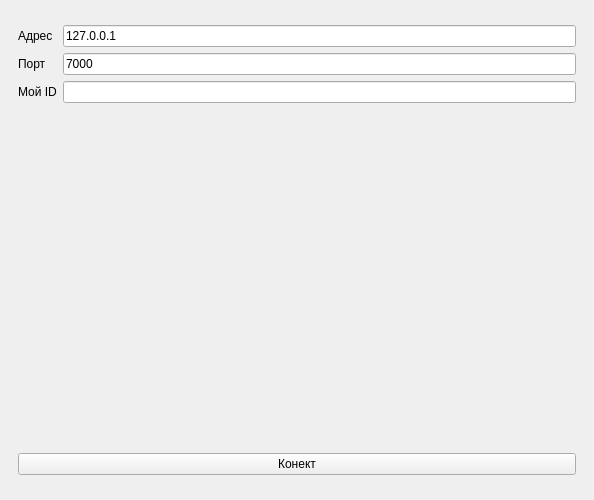
<?xml version="1.0" encoding="UTF-8"?>
<ui version="4.0">
 <class>MainWindow</class>
 <widget class="QMainWindow" name="MainWindow">
  <property name="geometry"><rect><x>0</x><y>0</y><width>450</width><height>500</height></rect></property>
  <widget class="QWidget" name="centralwidget">
   <layout class="QVBoxLayout">
    <item>
     <widget class="QStackedWidget" name="stackedWidget">
      <property name="currentIndex"><number>0</number></property>
      <widget class="QWidget" name="page_auth">
       <layout class="QVBoxLayout">
        <item><spacer name="verticalSpacer"><property name="orientation"><enum>Qt::Vertical</enum></property></spacer></item>
        <item>
         <layout class="QFormLayout">
          <item row="0" column="0"><widget class="QLabel"><property name="text"><string>Адрес</string></property></widget></item>
          <item row="0" column="1"><widget class="QLineEdit" name="le_ip"><property name="text"><string>127.0.0.1</string></property></widget></item>
          <item row="1" column="0"><widget class="QLabel"><property name="text"><string>Порт</string></property></widget></item>
          <item row="1" column="1"><widget class="QLineEdit" name="le_port"><property name="text"><string>7000</string></property></widget></item>
          <item row="2" column="0"><widget class="QLabel"><property name="text"><string>Мой ID</string></property></widget></item>
          <item row="2" column="1"><widget class="QLineEdit" name="le_id"/></item>
         </layout>
        </item>
        <item><widget class="QPushButton" name="btn_connect"><property name="text"><string>Конект</string></property></widget></item>
        <item><spacer name="verticalSpacer_2"><property name="orientation"><enum>Qt::Vertical</enum></property></spacer></item>
       </layout>
      </widget>
      <widget class="QWidget" name="page_game">
       <layout class="QGridLayout">
        <item row="0" column="0" rowspan="2"><widget class="QWidget" name="canvas_container" native="true"><property name="minimumSize"><size><width>300</width><height>300</height></size></property></widget></item>
        <item row="0" column="1"><widget class="QLabel" name="lb_weather"><property name="font"><font><pointsize>12</pointsize><bold>true</bold></font></property><property name="text"><string>Погода: Загрузка...</string></property></widget></item>
        <item row="1" column="1">
         <layout class="QVBoxLayout">
          <item><layout class="QGridLayout">
            <item row="0" column="1"><widget class="QPushButton" name="btn_up"><property name="text"><string>↑</string></property></widget></item>
            <item row="1" column="0"><widget class="QPushButton" name="btn_left"><property name="text"><string>←</string></property></widget></item>
            <item row="1" column="1"><widget class="QPushButton" name="btn_down"><property name="text"><string>↓</string></property></widget></item>
            <item row="1" column="2"><widget class="QPushButton" name="btn_right"><property name="text"><string>→</string></property></widget></item>
           </layout></item>
          <item><widget class="QPushButton" name="btn_imitate"><property name="text"><string>Имитация</string></property></widget></item>
         </layout>
        </item>
        <item row="2" column="0"><layout class="QHBoxLayout">
          <item><widget class="QLabel"><property name="text"><string>Цвет:</string></property></widget></item>
          <item><widget class="QComboBox" name="cb_color"/></item>
         </layout></item>
       </layout>
      </widget>
     </widget>
    </item>
   </layout>
  </widget>
 </widget>
 <resources/>
 <connections/>
</ui>
